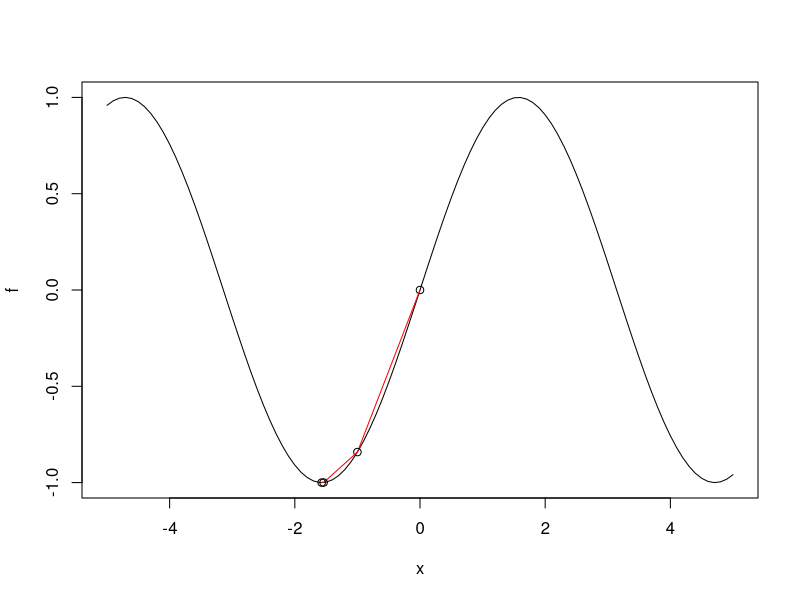

Here is the R script that generated this plot:
## ---- chunk 1
knitr::opts_chunk$set(echo = TRUE)
## ---- chunk 2
backtracking_line_search <- function(a, c, r, x_k, p_k, g_k, f_k, f) {
	a_k <- a
	repeat {
		x_candidate <- x_k + a_k * p_k
		lhs <- f(x_candidate)
		rhs <- f_k + c * a_k * g_k * p_k
		if (lhs <= rhs) break
		a_k <- r * a_k
	}
	return(a_k)
}

printf <- function(...) cat(sprintf(...))
printfln <- function(...) cat(sprintf(...), "\n")

# stopping criteria?

steepest_descent <- function(f, g, x_k, a, c, r, tol, k_max) {
	k <- 0
	g_k <- abs(tol) + 1 # to get started
	while ((abs(g_k) > tol) && (k < k_max)) {
		f_k <- f(x_k)
		points(x_k, f_k)  # Udelukkende visuelt
		g_k <- g(x_k)
		p_k <- -g_k # steepest descent direction
		a_k <- backtracking_line_search(a, c, r, x_k, p_k, g_k, f_k, f)
		x_old <- x_k # Udelukkende visuelt
		x_k <- x_k + a_k * p_k
		lines(c(x_old, x_k), c(f(x_old), f(x_k)), col = "red") # Udelukkende visuelt
		
		k <- k + 1
		printfln("k = %d \t x_k = %.22f \t f_k = %f \t g_k = %f \t a_k = %f", k, x_k, f_k, g_k, a_k) # Udelukkende visuelt
	}
	return(x_k)
}

## ---- chunk 3
# configuration
a <- 1    # initial step-length
c <- 1e-4 # Sufficient Decrease Condition (SDC) Strength
r <- 0.75 # step-length reduction factor

f <- function(x) sin(x)
g <- function(x) cos(x)

plot(f, -5, 5)
x_k <- 0
tol <- 1e-4
k_max <- 90
x_solution <- steepest_descent(f, g, x_k, a, c, r, tol, k_max)
x_solution
